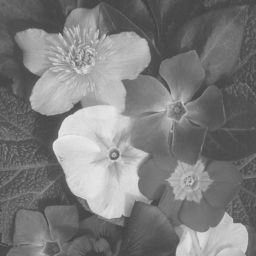
//> input picture Homework/HW3-SamplingInterpolationAndQuantization/flowergray.png, 256 x 256 px
$ ./CannyExplorer ../HW3-SamplingInterpolationAndQuantization/flowergray.png   (built with g++ and OpenCV 4)
//> lines starting //> are read from the running program, lines starting //| are printed output that depends on the picture
//> further down, src is the input picture: 256 rows x 256 cols, CV_8UC3; min 61, max 238, mean 124.9
#include "opencv2/imgproc.hpp"
#include "opencv2/highgui.hpp"
#include <iostream>
using namespace cv;
using namespace std;

Mat src, src_gray;
Mat dst, detected_edges;
int lowThreshold = 0;
const int max_lowThreshold = 100;
int highThreshold = 0;
const int max_highThreshold = 100;
//const int ratio = 3;
int sigma= 3;
const int kernel_size = 3;
const char* window_name = "Edge Map";
static void CannyThreshold(int, void*)
{
    cout << " Threshold 1: " << lowThreshold << " Threshold 2: " << highThreshold << " Sigma " << sigma << endl;
    sigma = max (3, sigma);
    blur( src_gray, detected_edges, Size(sigma,sigma) );
    Canny( detected_edges, detected_edges, lowThreshold, highThreshold, kernel_size );
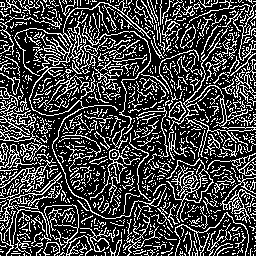
//> detected_edges: 256 rows x 256 cols, CV_8UC1; 27% white in thin lines or dots
    dst = Scalar::all(0);
    src.copyTo( dst, detected_edges);
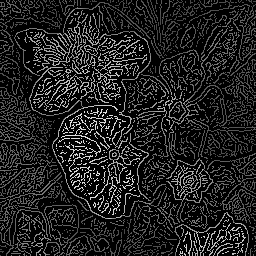
//> dst: 256 rows x 256 cols, CV_8UC3; min 0, max 234, mean 33.4
    imshow( window_name, dst );
}
int main( int argc, char** argv )
{
  src = imread( "flowergray.png", IMREAD_COLOR ); // Load an image
  if( src.empty() )
  {
    std::cout << "Could not open or find the image!\n" << std::endl;
    std::cout << "Usage: " << argv[0] << " <Input image>" << std::endl;
    return -1;
  }
  dst.create( src.size(), src.type() );
  cvtColor( src, src_gray, COLOR_BGR2GRAY );
  namedWindow( window_name, WINDOW_AUTOSIZE );
  createTrackbar( "Sigma:", window_name, &sigma, 7, CannyThreshold );
  createTrackbar( "Min Threshold:", window_name, &lowThreshold, max_lowThreshold, CannyThreshold );
  createTrackbar( "Max Threshold:", window_name, &highThreshold, max_highThreshold, CannyThreshold );
  CannyThreshold(0, 0);
  waitKey(0);
  return 0;
}
